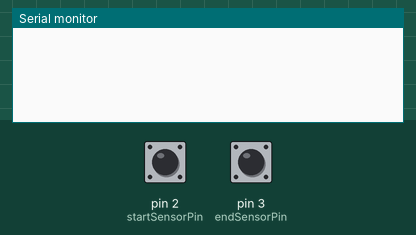
Simulated run of this sketch. Board: Arduino Nano Every. Parts: the last lines printed to the serial monitor. Inputs (shaded band) come from the test bench; at power-on: pin 2 (startSensorPin) HIGH, pin 3 (endSensorPin) HIGH.

Above: at 1.2 s.
1.3 s: pin 2 (startSensorPin) pulsed LOW 2 times (0.12 s each, 0.3 s apart)
At 2.8 s:
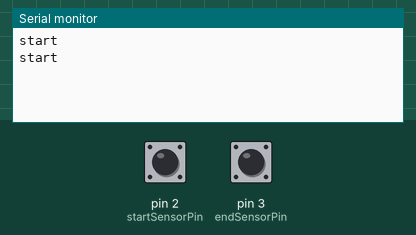
3.4 s: pin 3 (endSensorPin) pulsed LOW 2 times (0.12 s each, 0.3 s apart)
At 4.1 s:
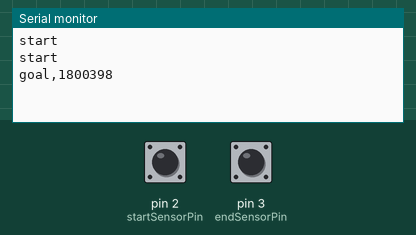

The sketch:

SensorDevice.ino
```cpp
/*
  IR ブレークビームを想定した区間時間計測サンプルコード (Arduino Nano Every 用)

  【概要】
   - デジタルピン 2（スタートライン）、3（ゴールライン）に接続された
     IR ブレークビームセンサーを想定し、区間通過時間を計測します。
   - スタートラインを通過した時点で start_time（micros()）を記録し、
     ゴールラインを通過した時点で end_time（micros()）を記録して、
     区間の経過時間を算出します。
   - 計測結果はシリアルモニタ（115200 bps）に出力します。

  【センサー想定仕様】（例）
   - デジタルピン 2：スタートセンサー
   - デジタルピン 3：ゴールセンサー
   - INPUT_PULLUP を使用し、通常時は HIGH、ビームが通過すると LOW になる想定。
     （実際のセンサー仕様によって動作を変更してください）

  【計測の流れ】
   1) スタートラインを通過（センサー出力が LOW → HIGH に変化）した瞬間、
      start_time = micros() を記録。
   2) ゴールラインを通過（センサー出力が LOW → HIGH に変化）した瞬間、
      end_time = micros() を記録。
   3) (end_time - start_time) で区間時間を求め、シリアルモニタに表示する。
   4) 次の計測時は再度スタートラインの通過から始まる。

  【注意事項】
   - micros() 関数はマイクロ秒単位で時間を返しますが、誤差やオーバーフローに注意してください。
   - センサーのロジック（HIGH/LOW のタイミング）は機種によって異なる場合があるため、
     必要に応じて変更してください。
   - 実際の競技や試験で使用する場合は環境ノイズ等を考慮し、ハードウェアやソフトウェア的な
     デバウンスやフィルタなどを検討してください。
*/

unsigned long start_time = 0;
unsigned long end_time   = 0;
unsigned long current_time = 0;

// スタート・ゴールラインが通過したかを管理するフラグ
bool start_triggered = false;
bool end_triggered   = false;

// ピン設定
const int startSensorPin = 2;  // スタートセンサー
const int endSensorPin   = 3;  // ゴールセンサー

// センサーの前回状態を保持するための変数
// pullup で HIGH、ビーム通過で LOW に変化する場合を想定（実機に合わせて要修正）
int lastStartState = HIGH;
int lastEndState   = HIGH;

void setup() {
  Serial.begin(115200);

  // 入力ピンをプルアップに設定
  pinMode(startSensorPin, INPUT_PULLUP);
  pinMode(endSensorPin, INPUT_PULLUP);

  // 初期状態を取得
  lastStartState = digitalRead(startSensorPin);
  lastEndState   = digitalRead(endSensorPin);
}

void loop() {
  // 現在のセンサー状態を読み取り
  int currentStartState = digitalRead(startSensorPin);
  int currentEndState   = digitalRead(endSensorPin);

  // スタートライン通過検出
  // 例：LOW → HIGH の立ち上がりで通過とみなす（センサー仕様に応じて変更）
  if (lastStartState == LOW && currentStartState == HIGH) {
    start_time = micros();
    start_triggered = true;
    end_triggered   = false;
    Serial.println("start");
  }

  // ゴールライン通過検出
  if (start_triggered && !end_triggered) {
    if (lastEndState == LOW && currentEndState == HIGH) {
      end_time = micros();
      end_triggered = true;

      // 計測結果算出 (マイクロ秒単位)
      current_time = end_time - start_time;
      Serial.print("goal,");
      Serial.println(current_time);

      // 次回計測に備えてフラグリセット（ライン外れなどで再走行する場合は、改めてスタートライン通過が必要）
      start_triggered = false;
    }
  }

  // センサー状態を更新
  lastStartState = currentStartState;
  lastEndState   = currentEndState;
}
```

Measured:
- after the input at 1.3 s, the serial monitor: prints a new line after 0.12 s (image 1)
- after the input at 3.4 s, the serial monitor: prints a new line after 0.12 s (image 2)
